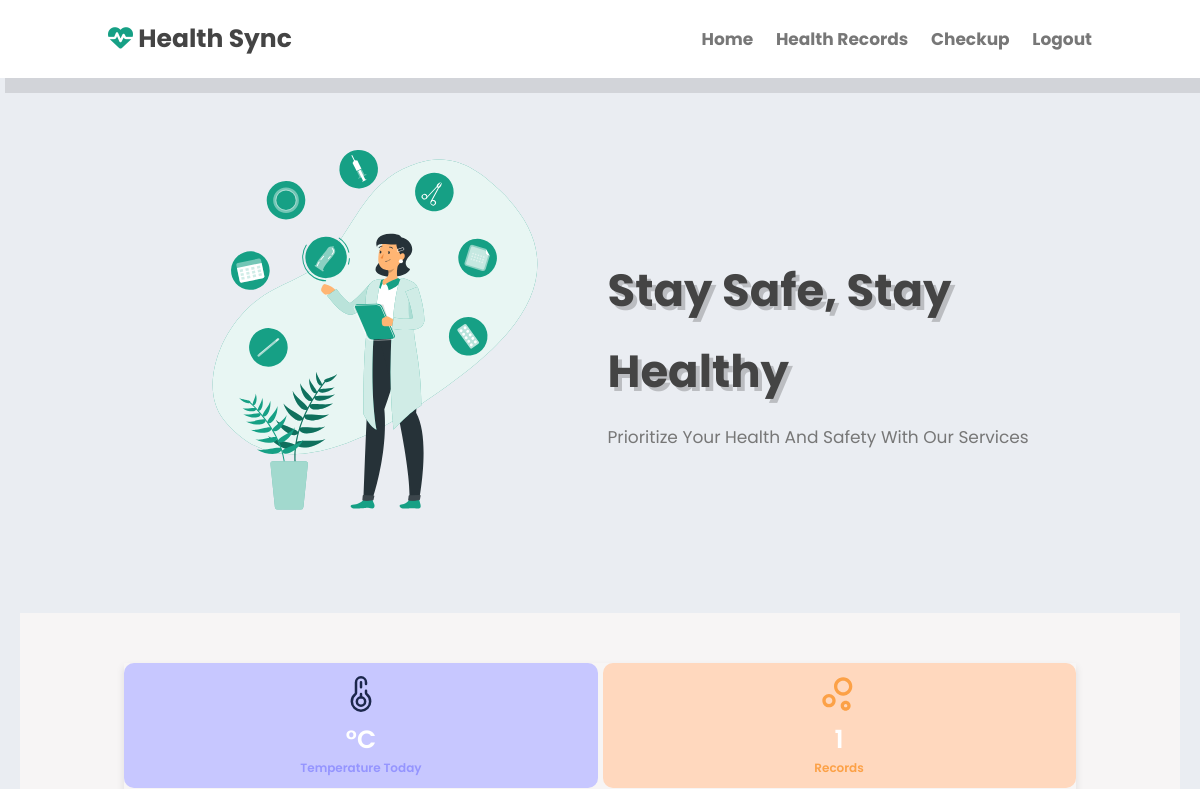
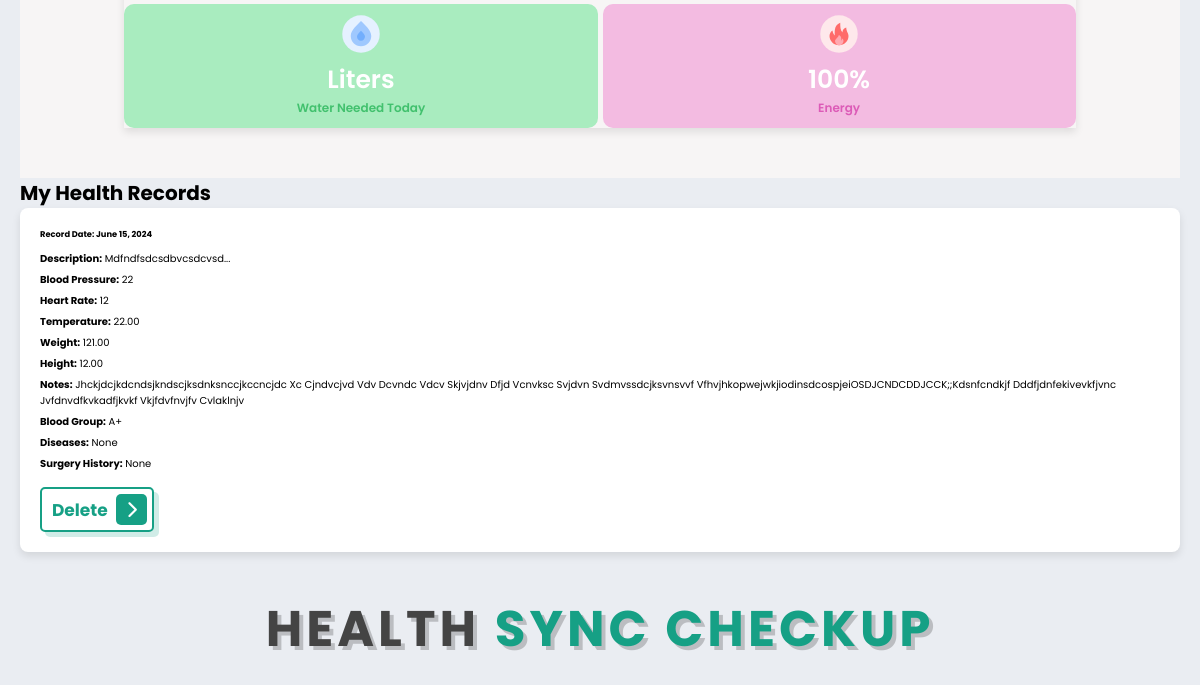
The app's page /welcome (signed in, upper part), older data (2 pictures, top to bottom).
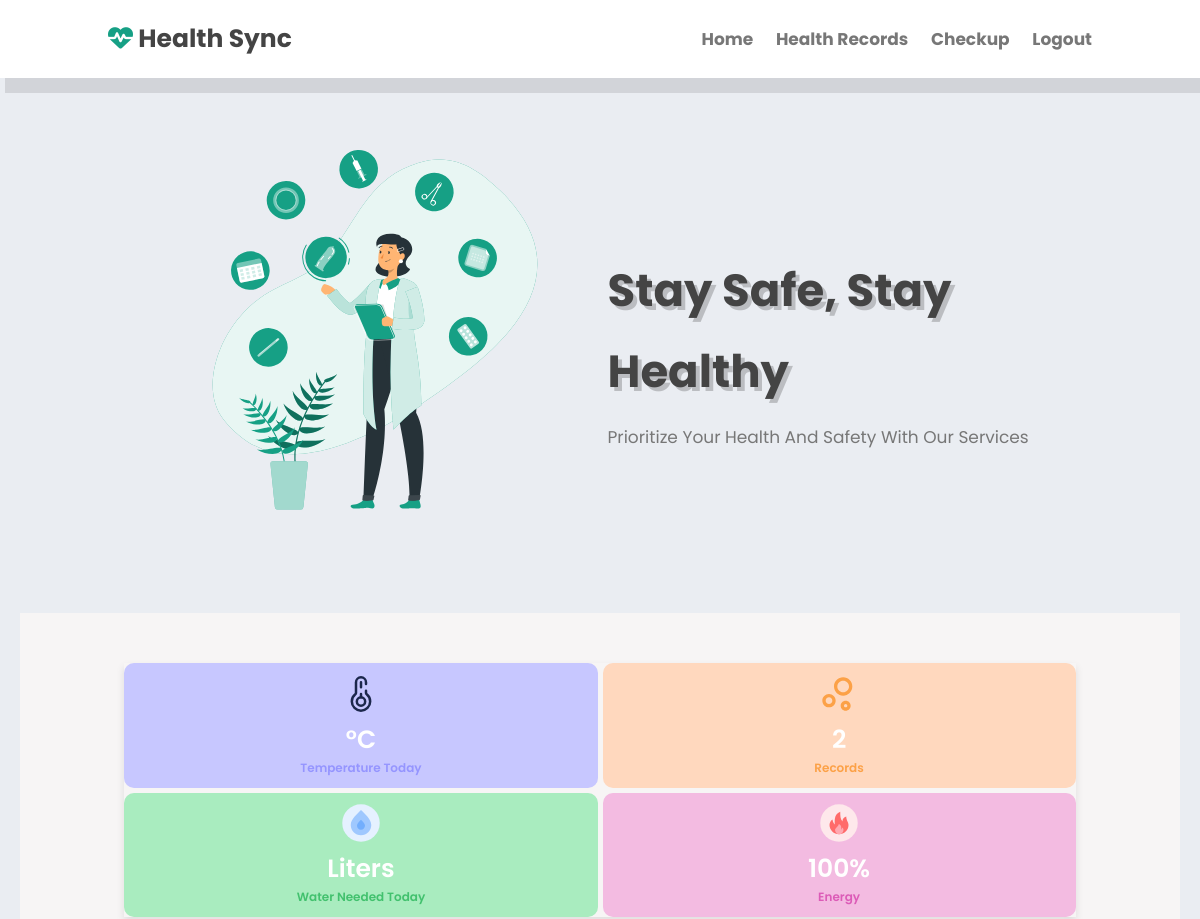
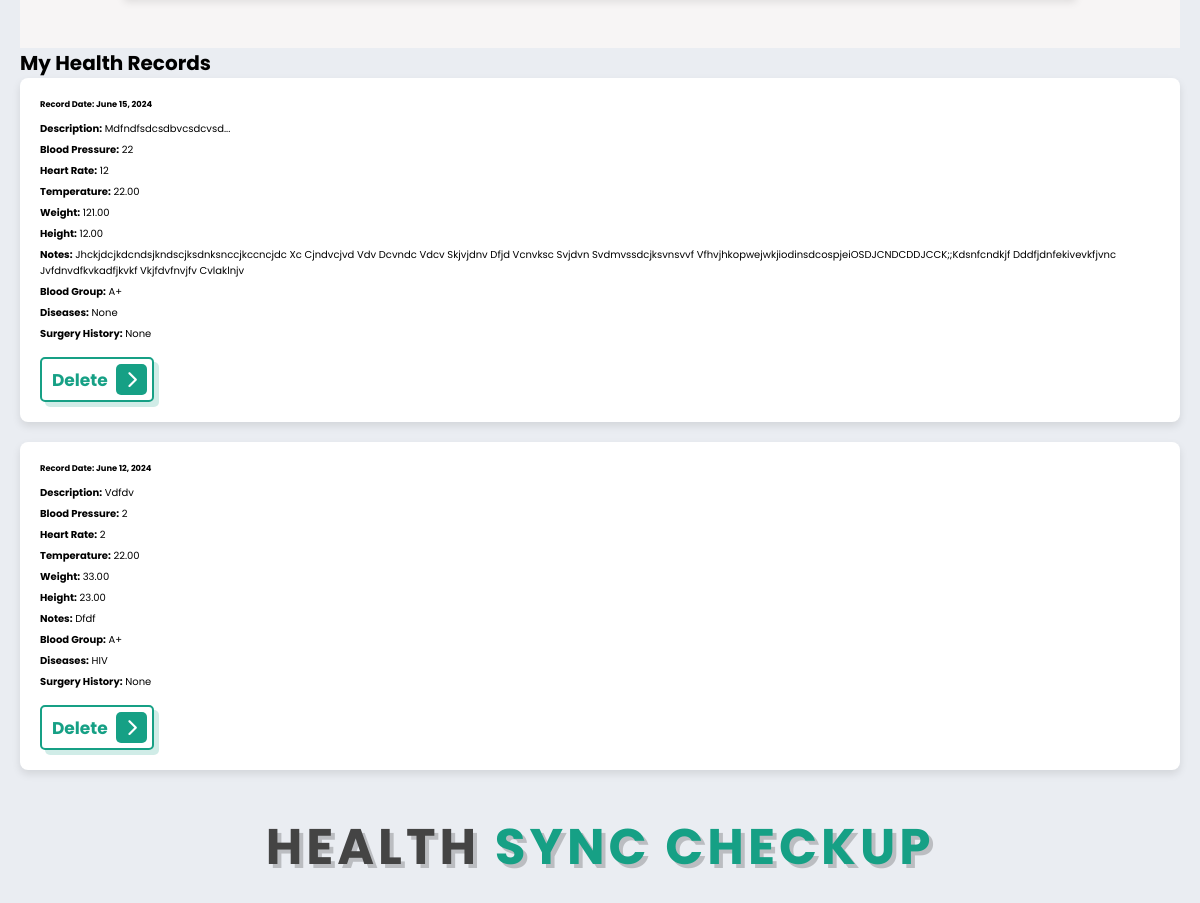
The same page, newer data (2 pictures, top to bottom).
### core/models.py (models this page shows, shortened)
class HealthRecord(models.Model):
    BLOOD_GROUP_CHOICES = [
        ('A+', 'A+'),
        ('A-', 'A-'),
        ('B+', 'B+'),
        ('B-', 'B-'),
        ('AB+', 'AB+'),
        ('AB-', 'AB-'),
        ('O+', 'O+'),
        ('O-', 'O-'),
    ]
    DISEASE_CHOICES = [
        ('None', 'None'),
        ('HIV', 'HIV'),
        ('COVID', 'COVID'),
        ('Diabetes', 'Diabetes'),
        ('Hypertension', 'Hypertension'),
        ('Cancer', 'Cancer'),
    ]
    SURGERY_CHOICES = [
        ('None', 'None'),
        ('Appendectomy', 'Appendectomy'),
        ('Cardiac Surgery', 'Cardiac Surgery'),
        ('Orthopedic Surgery', 'Orthopedic Surgery'),
        ('Neurosurgery', 'Neurosurgery'),
    ]
    patient = models.ForeignKey(User, on_delete=models.CASCADE, related_name='health_records')
    record_date = models.DateField()
    description = models.TextField()
    blood_pressure = models.CharField(max_length=10, blank=True, null=True)
    heart_rate = models.IntegerField(blank=True, null=True)
    temperature = models.DecimalField(max_digits=5, decimal_places=2, blank=True, null=True)
    weight = models.DecimalField(max_digits=5, decimal_places=2, blank=True, null=True)
    height = models.DecimalField(max_digits=5, decimal_places=2, blank=True, null=True)
    notes = models.TextField(blank=True, null=True)
    blood_group = models.CharField(max_length=3, choices=BLOOD_GROUP_CHOICES, blank=True, null=True)
    diseases = models.CharField(max_length=20, choices=DISEASE_CHOICES, default='None')
    surgery_history = models.CharField(max_length=50, choices=SURGERY_CHOICES, default='None')

### core/views.py (the view)
# urls.py: path('welcome', views.home, name='home'),
def home(request):
    records = HealthRecord.objects.filter(patient=request.user)
    recods_count = HealthRecord.objects.count()
    context = {
        'records': records,
        'recods_count': recods_count
    }
    return render(request, 'index.html', context)

### core/templates/index.html (shortened to what this page needs)
{% load static %}
{% include 'header.html' %}
   <section class="home" id="home">
      <div class="image">
        <img src="{% static 'img/home-img.svg' %}" alt="" />
      </div>
      <div class="content">
        <h3>stay safe, stay healthy</h3>
        <p>
          Prioritize your health and safety with our services
        </p>
      </div>
    </section>
    <section class="icons-container">
      <div class="card_c">
        <div class="item item--1">
            <span class="quantity">°C  </span>
          <span class="text text--1"> temperature today</span>
        </div>
        <div class="item item--2">
          <span class="quantity"> {{recods_count}} </span>
          <span class="text text--2"> records </span>
        </div>
        <div class="item item--3">
            <span class="quantity"> liters </span>
          <span class="text text--3"> water needed today </span>
        </div>
        <div class="item item--4">
            <span class="quantity"> 100%</span>
          <span class="text text--4"> Energy  </span>
        </div>
      </div>
    </section>
    <!DOCTYPE html>
    <html lang="en">
    <head>
    </head>
    <body>
        <div class="container">
            <h1>my Health Records</h1>
            {% for record in records %}
                <div class="record-card">
                    <h5>Record Date: {{ record.record_date }}</h5>
                    <p><span>Description:</span>
                        {% if record.description|length > 20 %}
                            {{ record.description|slice:":20" }}...
                        {% else %}
                            {{ record.description }}
                        {% endif %}
                    </p>
                    <p><span>Blood Pressure:</span> {{ record.blood_pressure }}</p>
                    <p><span>Heart Rate:</span> {{ record.heart_rate }}</p>
                    <p><span>Temperature:</span> {{ record.temperature }}</p>
                    <p><span>Weight:</span> {{ record.weight }}</p>
                    <p><span>Height:</span> {{ record.height }}</p>
                    <p><span>Notes:</span> {{ record.notes }}</p>
                    <p><span>Blood Group:</span> {{ record.blood_group }}</p>
                    <p><span>Diseases:</span> {{ record.diseases }}</p>
                    <p><span>Surgery History:</span> {{ record.surgery_history }}</p>
                    <a href="{% url 'delete_health_record' record.id %}" class="btn">
                      delete <span class="fas fa-chevron-right"></span>
                    </a>
                </div>
            {% endfor %}
        </div>
    </body>
    </html>
    <section class="services" id="services">
      <h1 class="heading">health <span>sync checkup</span></h1>
    </section>
  </body>
</html>

### core/templates/header.html (shortened to what this page needs)
{% load static %}
<!DOCTYPE html>
<html lang="pt-br">
  <head>
    <link
      rel="stylesheet"
      href="https://cdnjs.cloudflare.com/ajax/libs/font-awesome/6.3.0/css/all.min.css"
    />
    <link rel="stylesheet" href="{% static 'img/style.css' %}" />
  </head>
  <body>
    <header class="header">
      <a href="#" class="logo" style="font-weight: bold;"><i class="fas fa-heartbeat"></i> health sync </a>
      <nav class="navbar">
        <a href="{% url 'home' %}">Home</a>
        <a href="#services">health records</a>
        <a href="#about">checkup</a>
        {% if user.id %}
        <a href="{% url 'logout' %}">logout</a>
        {% else %}
        <a href="{% url 'login' %}">account</a>
        {% endif %}
      </nav>
    </header>

### static/img/style.css (style rules this page uses)
:root { --green: #16a085; --black: #444; --light-color: #777; --box-shadow: 0.5rem 0.5rem 0 rgba(22, 160, 133, 0.2); --text-shadow: 0.4rem 0.4rem 0 rgba(0, 0, 0, 0.2); --border: 0.2rem solid var(--green); }
* { font-family: "Poppins", sans-serif; margin: 0; padding: 0; box-sizing: border-box; outline: none; border: none; text-transform: capitalize; transition: all 0.2s ease-out; text-decoration: none; }
html { font-size: 62.5%; overflow-x: hidden; scroll-padding-top: 7rem; scroll-behavior: smooth; }
section { padding: 2rem 9%; }
section:nth-child(even) { background: #f7f5f5; }
.heading { text-align: center; padding-bottom: 2rem; text-shadow: var(--text-shadow); text-transform: uppercase; color: var(--black); font-size: 5rem; letter-spacing: 0.4rem; }
.heading span { text-transform: uppercase; color: var(--green); }
.btn { display: inline-block; margin-top: 1rem; padding: 0.5rem; padding-left: 1rem; border: var(--border); border-radius: 0.5rem; box-shadow: var(--box-shadow); color: var(--green); cursor: pointer; font-size: 1.7rem; background: #fff; }
.btn span { padding: 0.7rem 1rem; border-radius: 0.5rem; background: var(--green); color: #fff; margin-left: 0.5rem; }
.header { padding: 2rem 9%; position: fixed; top: 0; left: 0; right: 0; z-index: 1000; box-shadow: 0.5rem 1.5rem rgba(0, 0, 0, 0.1); display: flex; align-items: center; justify-content: space-between; background: #fff; }
.header .logo { font-size: 2.5rem; color: var(--black); }
.header .logo i { color: var(--green); }
.header .navbar a { font-size: 1.7rem; color: var(--light-color); margin-left: 2rem; }
.home { display: flex; align-items: center; flex-wrap: wrap; gap: 1.5rem; padding-top: 10rem; }
.home .image { flex: 1 1 45rem; }
.home .image img { width: 100%; }
.home .content { flex: 1 1 45rem; }
.home .content h3 { font-size: 4.5rem; color: var(--black); line-height: 1.8; text-shadow: var(--text-shadow); }
.home .content p { font-size: 1.7rem; color: var(--light-color); line-height: 1.8; padding: 1rem 0; }
.icons-container { display: grid; gap: 2rem; grid-template-columns: repeat(auto-fit, minmax(20rem, 1fr)); padding-top: 5rem; padding-bottom: 5rem; }

### core/templates/header.html (style rules this page uses)
a { font-weight: bold; }

### core/templates/index.html (style rules this page uses)
.card_c { width: 100%; height: 254px; color: white; display: grid; grid-template-columns: 1fr 1fr; grid-template-rows: 1fr 1fr; gap: 5px; overflow: visible; box-shadow: 0 4px 8px rgba(0, 0, 0, 0.1); }
.card_c .item { border-radius: 10px; width: 100%; height: 100%; display: flex; flex-direction: column; align-items: center; justify-content: center; }
.item svg { width: 40px; height: 40px; margin-bottom: 7px; }
.item--1 { background: #c7c7ff; }
.item--2 { background: #ffd8be; }
.item--3 { background: #a9ecbf; }
.item--4 { background: #f3bbe1; }
.quantity { font-size: 25px; font-weight: 600; }
.text { font-size: 12px; font-family: inherit; font-weight: 600; }
.text--1 { color: rgba(149,149,255,1); }
.text--2 { color: rgba(252,161,71,1); }
.text--3 { color: rgba(66,193,110,1); }
.text--4 { color: rgba(220,91,183,1); }
body { font-family: Arial, sans-serif; background-color: #f8f9fa; margin: 0; padding: 20px; }
.container { width: 100%; margin: auto; }
.record-card { box-shadow: 0 4px 8px rgba(0, 0, 0, 0.1); padding: 20px; margin-bottom: 20px; background-color: #fff; border-radius: 8px; }
.record-card h5 { font-weight: bold; margin-bottom: 10px; }
.record-card p { margin: 5px 0; }
.record-card p span { font-weight: bold; }

### core/templates/float.html (style rules this page uses)
* { margin: 0; padding: 0; }
html, body { background: #eaedf2; font-family: 'Roboto', sans-serif; }

Row changes from the older to the newer data that the page shows:
added HealthRecord: record_date "June 12, 2024", description "Vdfdv", blood_pressure "2", heart_rate "2", temperature "22.00", weight "33.00", height "23.00", notes "Dfdf", blood_group "A+", diseases "HIV", surgery_history "None"
Text that changed along with them:
{{ recods_count }}: "1" → "2"
